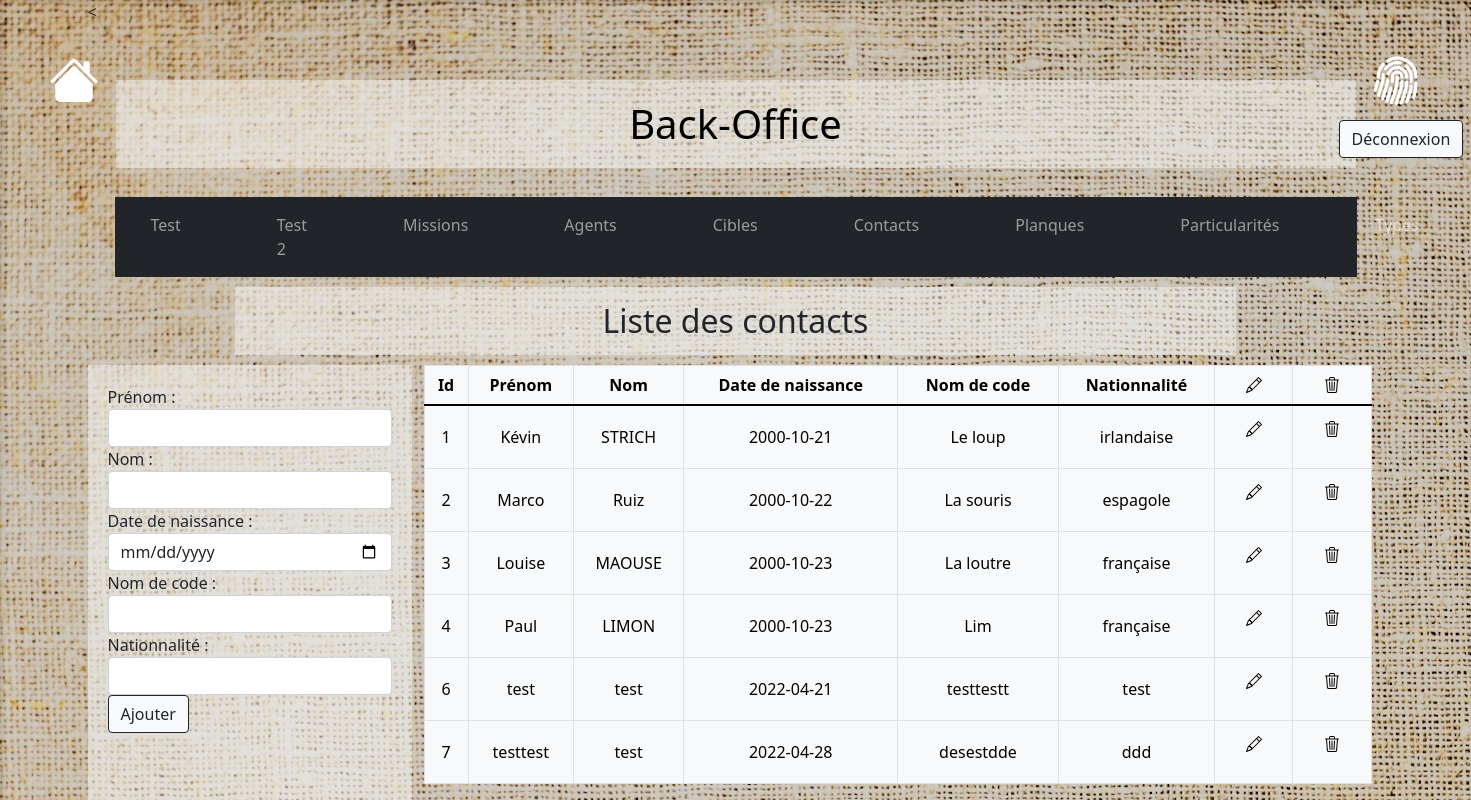
Screenshot of /?page=backend-contacts (signed in) with the database file from the repository.
### tables this page shows
CREATE TABLE `contacts` (
  `id` int(11) NOT NULL AUTO_INCREMENT,
  `firstname` varchar(255) NOT NULL,
  `lastname` varchar(255) NOT NULL,
  `birthday` date NOT NULL,
  `code_name` varchar(255) NOT NULL,
  `nationality` varchar(255) NOT NULL,
  PRIMARY KEY (`id`)
);

### controllers/Controller.php (called while the page is built, shortened)
<?php
require_once 'models/Contact.php';
require_once 'models/Contacts.php';
class Controller
{
  private Contacts $contactsObject;
  public function __construct()
  {
    $this->contactsObject = new Contacts();
  }
    public function backendContacts()
    {
      $contacts = $this->contactsObject->getContactsTable();
      require_once 'views/backend-contacts.php';
    }
}

### models/Model.php (called while the page is built, shortened)
<?php
trait Model
{
    public function __construct()
    {
        if (getenv('JAWSDB_URL') !== false) {
            $url = getenv('JAWSDB_URL');
            $dbparts = parse_url($url);
            $hostname = $dbparts['host'];
            $username = $dbparts['user'];
            $password = $dbparts['pass'];
            $database = ltrim($dbparts['path'],'/');
          } else {
                $hostname = 'localhost';
                $username = 'kgbuser';
                $password = '2hvhDhnDSO-[PS6Q';
                $database = 'kgb';
        }
        try {
            $this->pdo = new PDO("mysql:host=$hostname;dbname=$database", $username, $password);
        } catch (PDOException $PDOException) {
            echo 'Impossible de se connecter à la base de donnée';
            exit('Erreur : '.$PDOException->getMessage());
        }
    }
}

### models/Contacts.php (called while the page is built, shortened)
<?php
require_once('models/Model.php');
class Contacts
{
    public function getContactsTable ()
    {
        $stmt = $this->pdo->query('SELECT * FROM contacts');
        $contacts = [];
        while ($contact = $stmt->fetchObject('Contact')) {
            $contacts[] = $contact;
        }
        return $contacts;
    }
}

### models/Contact.php (called while the page is built, shortened)
<?php
require_once('models/Model.php');
class Contact
{
    private int $id;
    private string $firstname;
    private string $lastname;
    private $birthday;
    private string $code_name;
    private string $nationality;
    public function getContactId()
    {
        return $this->id;
    }
    public function getFirstName()
    {
        return $this->firstname;
    }
    public function getLastName()
    {
        return $this->lastname;
    }
    public function getBirthday()
    {
        return $this->birthday;
    }
    public function getCodeName()
    {
        return $this->code_name;
    }
    public function getNationality()
    {
        return $this->nationality;
    }
 }

### views/backend-contacts.php (the view, shortened to what this page needs)
<div class="container-fluid">
  <div class="row no-gutters justify-content-between">
    <section class="col-12 col-sm-3" id="crud">
      <?php
        if(isset($_POST['update'])){
          ?>
          <form action="" method="POST">
            <div class="form-group">
              <label for="updateid">Id : </label>
              <input type="text" name="updateid" readonly class="form-control" id="updateid" value="<?=($_POST['update'])?>">
              <label for="updatefirstname">Prénom : </label>
              <input type="text" name="updatefirstname" class="form-control" id="updatefirstname" value="<?=$contact->getFirstName()?>">
              <label for="updatelastname">Nom : </label>
              <input type="text" name="updatelastname" class="form-control" id="updatelastname" value="<?=$contact->getLastName()?>">
              <label for="updatebirthday">Date de naissance : </label>
              <input type="date" name="updatebirthday" class="form-control" id="updatebirthday" value="<?=$contact->getBirthday()?>">
              <label for="updatecodename">Nom de code : </label>
              <input type="text" name="updatecodename" class="form-control" id="updatecodename" value="<?=$contact->getCodeName()?>">
              <label for="updatenationality">Nationnalité : </label>
              <input type="text" name="updatenationality" class="form-control" id="updatenationality" value="<?=$contact->getNationality()?>">
            </div>
            <button type="submit" name="form-update" class="btn btn-light btn-outline-dark">Modifier</button>
          </form>
          <?php
        } else {
          ?>
          <form action="" method="POST">
            <label for="addfirstname">Prénom : </label>
              <input type="text" name="addfirstname" class="form-control" id="addfirstname">
               <label for="addlastname">Nom : </label>
              <input type="text" name="addlastname" class="form-control" id="addlastname">
               <label for="addbirthday">Date de naissance : </label>
              <input type="date" name="addbirthday" class="form-control" id="addbirthday">
               <label for="addcodename">Nom de code : </label>
              <input type="text" name="addcodename" class="form-control" id="addcodename">
              <label for="addnationality">Nationnalité : </label>
              <input type="text" name="addnationality" class="form-control" id="addnationality">
            <button type="submit" class="btn btn-light btn-outline-dark">Ajouter</button>
          </form>
          <?php
        }
      ?>
    </section>
  <section class="col-12 col-sm-9">
  <table class="table table-bordered table-light text-center">
      <thead>
        <tr>
          <th>Id</th>
          <th>Prénom</th>
          <th>Nom</th>
          <th>Date de naissance</th>
          <th>Nom de code</th>
          <th>Nationnalité</th>
          <th>
          </th>
          <th>
          </th>
        </tr>
      </thead>
      <tbody id="tbody">
        <?php foreach ($contacts as $contact): ?>
            <tr>
              <td><?= $contact->getContactId() ?></td>
              <td><?= $contact->getFirstName() ?></td>
              <td><?= $contact->getLastName() ?></td>
              <td><?= $contact->getBirthday() ?></td>
              <td><?= $contact->getCodeName() ?></td>
              <td><?= $contact->getNationality() ?></td>
              <td>
                <form action="" method="POST">
                  <button type="submit" name="update" value="<?= $contact->getContactId() ?>" class="btn btn-light">
                  </button>
                </form>
              </td>
              <td>
                <form action="" method="POST" onsubmit="return confirm('Confirmez-vous la supression?');">
                  <button type="submit" name="delete" value="<?= $contact->getContactId() ?>" class="btn btn-light">
                  </button>
                </form>
              </td>
            </tr>
          <?php endforeach; ?>
      </tbody>
    </table>
</div>
<?php
require_once('backend.php');

### views/style.css (style rules this page uses)
body { justify-content: center; }
#missions { background-image: url(pictures/textile1.jpg); }
h1, #mission-card, #search, #login-f, #crud, .table-title { background-color: rgba(248, 249, 250, 0.5); }
th, td { vertical-align: middle; }
#crud { padding: 20px; }

### rows the page displays
contacts: id "1", firstname "Kévin", lastname "STRICH", birthday "2000-10-21", code_name "Le loup", nationality "irlandaise"
contacts: id "2", firstname "Marco", lastname "Ruiz", birthday "2000-10-22", code_name "La souris", nationality "espagole"
contacts: id "3", firstname "Louise", lastname "MAOUSE", birthday "2000-10-23", code_name "La loutre", nationality "française"
contacts: id "4", firstname "Paul", lastname "LIMON", birthday "2000-10-23", code_name "Lim", nationality "française"
contacts: id "6", firstname "test", lastname "test", birthday "2022-04-21", code_name "testtestt", nationality "test"
contacts: id "7", firstname "testtest", lastname "test", birthday "2022-04-28", code_name "desestdde", nationality "ddd"

### other values shown
$tableTitle "Liste des contacts"
